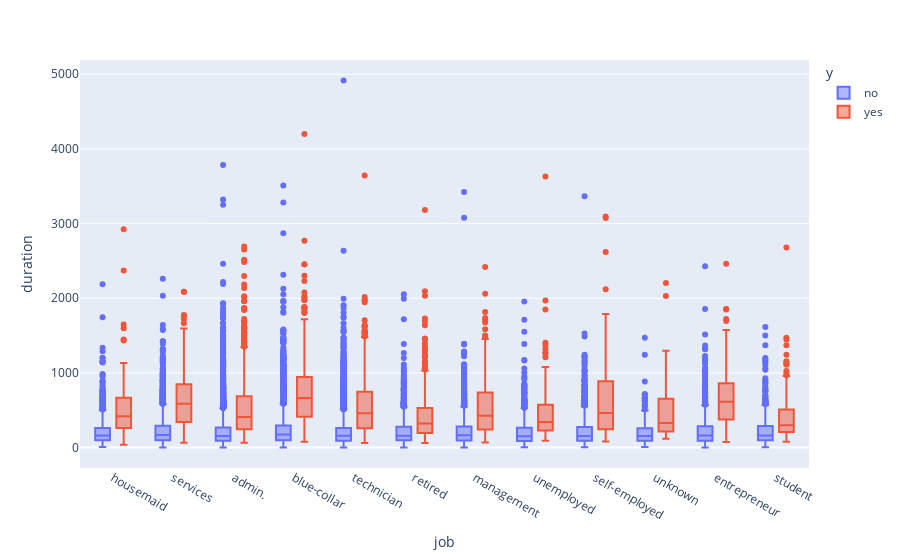

Notebook cell for this chart:
### Markdown cell above
**Tidak Ada NULL VALUES dan DUPLICATING DATA**


### Data Visualization
Karena memiliki banyak data numerik, mari kita fokuskan plot pada model pembelajaran mesin. Selain itu, mari kita cari tahu fitur-fitur mana yang paling penting dan hilangkan yang paling tidak penting.

### Code cell
import plotly.express as px

fig = px.box(bank_copy, x="job", y="duration", color="y")
fig.update_traces(quartilemethod="exclusive") # or "inclusive", or "linear" by default
fig.show()

### Figure 1 — Plotly figure (JSON) as saved in the notebook; plotly's stock layout.template omitted (floating-point values rounded to 4 significant figures; data arrays with more than 128 entries replaced by an {"elided": "..."} marker saying what was removed)
{"data": [{"alignmentgroup": "True", "hovertemplate": "y=no<br>job=%{x}<br>duration=%{y}<extra></extra>", "legendgroup": "no", "marker": {"color": "#636efa"}, "name": "no", "notched": false, "offsetgroup": "no", "orientation": "v", "quartilemethod": "exclusive", "showlegend": true, "type": "box", "x": {"elided": "36548 str values"}, "x0": " ", "xaxis": "x", "y": {"elided": "36548 int values"}, "y0": " ", "yaxis": "y"}, {"alignmentgroup": "True", "hovertemplate": "y=yes<br>job=%{x}<br>duration=%{y}<extra></extra>", "legendgroup": "yes", "marker": {"color": "#EF553B"}, "name": "yes", "notched": false, "offsetgroup": "yes", "orientation": "v", "quartilemethod": "exclusive", "showlegend": true, "type": "box", "x": {"elided": "4640 str values"}, "x0": " ", "xaxis": "x", "y": {"elided": "4640 int values"}, "y0": " ", "yaxis": "y"}], "layout": {"boxmode": "group", "legend": {"title": {"text": "y"}, "tracegroupgap": 0}, "margin": {"t": 60}, "xaxis": {"anchor": "y", "domain": [0, 1], "title": {"text": "job"}}, "yaxis": {"anchor": "x", "domain": [0, 1], "title": {"text": "duration"}}}}
